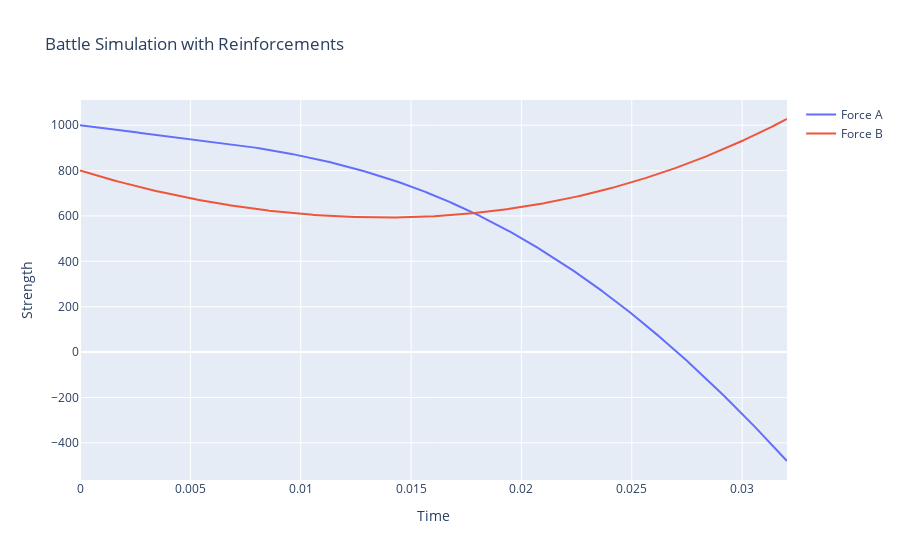

Notebook code cell kept with this figure:
### Code cell
import numpy as np
import matplotlib.pyplot as plt
from scipy.integrate import odeint
import plotly.graph_objects as go
def funciones_artilleria(t):
    r_a = 3*np.exp(5*t) 
    r_b = 2*np.exp(6*t) 
    return r_a, r_b
def funciones_refuerzos(t):
    r_a = 34000 * np.cos(99*t)  
    r_b = 35000* np.sin(58*t)
    return r_a, r_b
def batalla_con_artilleria_refuerzos(y, t, alpha=20, beta=15, funcion_artilleria=None,funcion_refuerzos=None):
    a, b = y
    if funcion_artilleria and funcion_refuerzos:
        a_a, a_b =funcion_artilleria(t)
        r_a,r_b=funcion_refuerzos(t)
        da_dt = -alpha * b *a_a + r_a
        db_dt = -beta * a*a_b + r_b
    else:
        da_dt = -alpha * b
        db_dt = -beta * a
    return [da_dt, db_dt]
def encontrar_tiempo_final(alpha, beta, a0, b0, a_func,r_func,t_max):
    t = np.linspace(0, t_max, 1000)
    y0 = [a0, b0]
    solution = odeint(batalla_con_artilleria_refuerzos, y0, t, args=(alpha, beta, a_func,r_func))
    a_values, b_values = solution.T
    tiempo_final = None
    for i in range(len(t)):
        if a_values[i] <= 0 or b_values[i] <= 0:
            tiempo_final = t[i]
            break
    return tiempo_final
def graficar_simulacion_artilleria_refuerzos(alpha, beta, a0, b0, a_func,r_func, t_max):
    end_time = encontrar_tiempo_final(alpha, beta, a0, b0, a_func,r_func, t_max)
    if end_time is None:
        print("Both forces survive the battle.")
        return
    t = np.linspace(0, end_time, 1000)
    y0 = [a0, b0]
    solution = odeint(batalla_con_artilleria_refuerzos, y0, t, args=(alpha, beta, a_func,r_func))
    a_values, b_values = solution.T
    # Create a Plotly figure
    fig = go.Figure()
    fig.add_trace(go.Scatter(x=t, y=a_values, mode='lines', name='Force A'))
    fig.add_trace(go.Scatter(x=t, y=b_values, mode='lines', name='Force B'))
    # Update the layout
    fig.update_layout(
        xaxis_title='Time',
        yaxis_title='Strength',
        title='Battle Simulation with Reinforcements',
    )
    # Show the plot
    fig.show()
    # Print the time when either force reaches 0
    print(f"Either Force A or Force B reaches 0 at time t = {end_time:.24f}")
# Parameters
alpha = 20  # Rate of attrition for Force A
beta = 15   # Rate of attrition for Force B
a0 = 1000   # Initial strength of Force A
b0 = 800    # Initial strength of Force B
t_max = 32
# Plot the simulation with reinforcements
graficar_simulacion_artilleria_refuerzos(alpha, beta, a0, b0, funciones_artilleria,funciones_refuerzos, t_max)

### Figure 1 — Plotly figure (JSON) as saved in the notebook; plotly's stock layout.template omitted (floating-point values rounded to 4 significant figures; data arrays with more than 128 entries replaced by an {"elided": "..."} marker saying what was removed)
{"data": [{"mode": "lines", "name": "Force A", "type": "scatter", "x": {"elided": "1000 float values"}, "y": {"elided": "1000 float values"}}, {"mode": "lines", "name": "Force B", "type": "scatter", "x": {"elided": "1000 float values"}, "y": {"elided": "1000 float values"}}], "layout": {"title": {"text": "Battle Simulation with Reinforcements"}, "xaxis": {"title": {"text": "Time"}}, "yaxis": {"title": {"text": "Strength"}}}}
